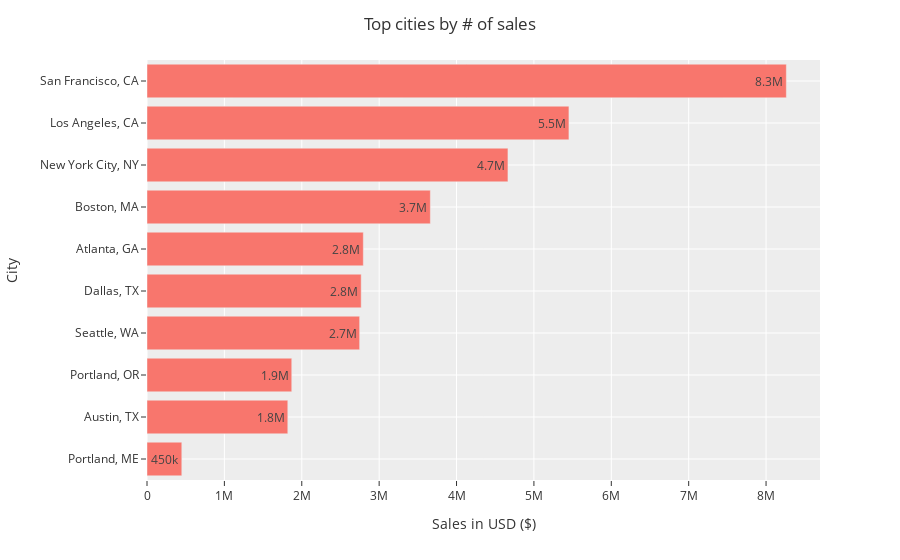

Source (notebook cell):
### Code cell
# Groupping by city and plotting the results

city_grp=df.groupby('city').sum(numeric_only=True).sort_values(by='sales', ascending=True).reset_index()

fig_city =px.bar(city_grp,x='sales',y='city',labels={'sales':'Sales in USD ($)','city':'City'},
           text_auto='.2s',template='ggplot2'
           )

fig_city.update_layout(
    title={
        'text': "Top cities by # of sales",
        'x': 0.5,
        'xanchor': 'center'
    }
)

fig_city.show()

### Figure 1 — Plotly figure (JSON) as saved in the notebook; plotly's stock layout.template omitted (floating-point values rounded to 4 significant figures)
{"data": [{"alignmentgroup": "True", "hovertemplate": "Sales in USD ($)=%{x}<br>City=%{y}<extra></extra>", "legendgroup": "", "marker": {"color": "#F8766D", "pattern": {"shape": ""}}, "name": "", "offsetgroup": "", "orientation": "h", "showlegend": false, "textposition": "auto", "texttemplate": "%{x:.2s}", "type": "bar", "x": [449800.0, 1820000.0, 1871000.0, 2748000.0, 2768000.0, 2795000.0, 3662000.0, 4664000.0, 5453000.0, 8262000.0], "xaxis": "x", "y": [" Portland, ME", " Austin, TX", " Portland, OR", " Seattle, WA", " Dallas, TX", " Atlanta, GA", " Boston, MA", " New York City, NY", " Los Angeles, CA", " San Francisco, CA"], "yaxis": "y"}], "layout": {"barmode": "relative", "legend": {"tracegroupgap": 0}, "margin": {"t": 60}, "title": {"text": "Top cities by # of sales", "x": 0.5, "xanchor": "center"}, "xaxis": {"anchor": "y", "domain": [0, 1], "title": {"text": "Sales in USD ($)"}}, "yaxis": {"anchor": "x", "domain": [0, 1], "title": {"text": "City"}}}}
